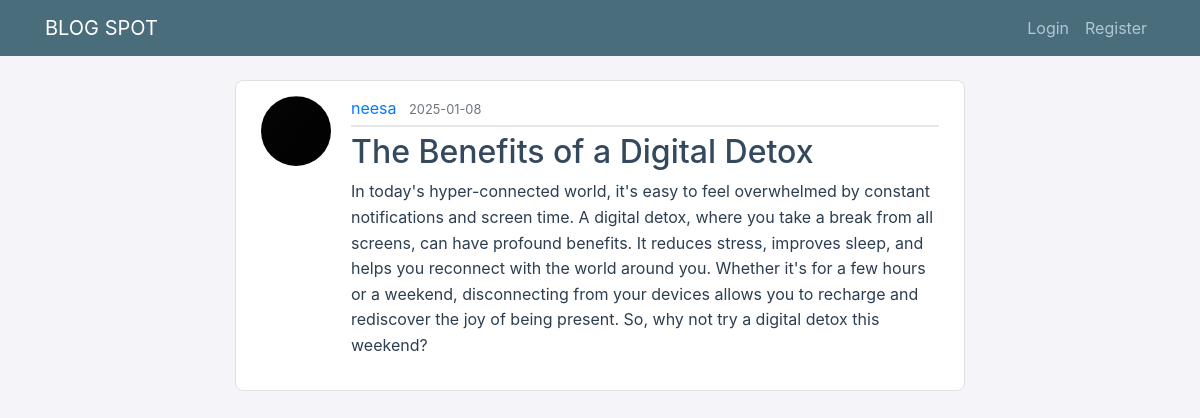
/post/1, run on the app's committed database.
### blogweb/models.py (models this page shows, shortened)
class User(db.Model,UserMixin):
    id = db.Column(db.Integer,primary_key=True)
    username = db.Column(db.String(20) , unique=True , nullable = False)
    email = db.Column(db.String(120) , unique=True , nullable = False)
    profile = db.Column(db.String(20),nullable=False,default='default.jpg')
    password = db.Column(db.String(60),nullable=False)
    posts = db.relationship('Post',backref='author',lazy=True)

class Post(db.Model):
    id = db.Column(db.Integer,primary_key=True)
    title=db.Column(db.String(100) ,nullable=False)
    date_posted = db.Column(db.DateTime,nullable=False,default=datetime.utcnow)
    content = db.Column(db.Text,nullable=False)
    user_id = db.Column(db.Integer,db.ForeignKey('user.id'),nullable=False)

### blogweb/posts/routes.py (the view)
@posts.route("/post/<int:post_id>")
def post(post_id):
    post = Post.query.get_or_404(post_id)
    return render_template('post.html',title = post.title ,post =post)

### blogweb/templates/post.html (shortened to what this page needs)
{% extends "layout.html" %}
{% block content %}
    <article class="media content-section">
        <img class="rounded-circle article-img" src="{{url_for('static',filename='profilefile/' + post.author.profile)}}">
        <div class="media-body">
        <div class="article-metadata">
            <a class="mr-2" href="{{url_for('main.account', username=post.author.username)}}">{{ post.author.username }}</a>
            <small class="text-muted">{{ post.date_posted.strftime('%Y-%m-%d') }}</small>
        </div>
        <h2><a class="article-title"> {{ post.title }}</a></h2>
        <p class="article-content">{{ post.content }}</p>
        </div>
    </article>
{% endblock content %}

### blogweb/static/main.css (style rules this page uses)
body { background: #f4f4f9; color: #2c3e50; margin-top: 5rem; }
h1, h2, h3, h4, h5, h6 { color: #34495e; }
.content-section { background: #ffffff; padding: 15px 25px; border: 1px solid #e0e0e0; border-radius: 8px; margin-bottom: 25px; }
.article-title { color: #2c3e50; }
.article-content { white-space: pre-line; line-height: 1.6; }
.article-img { height: 70px; width: 70px; margin-right: 20px; }
.article-metadata { padding-bottom: 5px; margin-bottom: 6px; border-bottom: 2px solid #e6e6e6; }

### data on the page
User: profile (placeholder picture), author.username "neesa"
Post: date_posted "2025-01-08", title "The Benefits of a Digital Detox", content "In today's hyper-connected world, it's easy to feel overwhelmed by constant notifications and screen time. A digital detox, where you take a break from all screens, can have profound benefits. It reduces stress, improves sleep, and helps you reconnect with the world around you. Whether it's for a few hours or a weekend, disconnecting from your devices allows you to recharge and rediscover the joy of being present. So, why not try a digital detox this weekend?"
